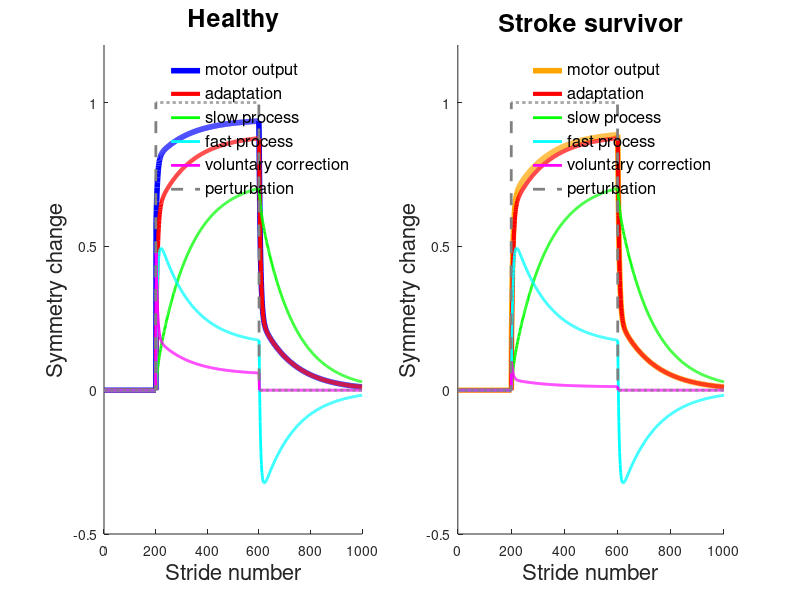

Here is the MATLAB script that generated this plot:
clear all; close all; clc

Af = .9335; Bf = .0918; 
As = .9978;  Bs = .0143 
Bv(1:2) = [.48 .1]; 

nBL = 200; nPert = 400; nWO = 400;
nStrides = nBL + nPert + nWO;

%let's make error a visuomotor rotation (or clamp)
split = [zeros(nBL,1); ones(nPert,1); zeros(nWO,1)];
vis = [zeros(nBL,1); ones(nPert,1); zeros(nWO,1)];

[xf(1), xs(1), xv(1), x(1), e(1)] = deal(0);

for i=1:2
       
    for n=1:nStrides-1
        
        if split(n)==1
            pert(n) = 1;
        else
            pert(n) = 0;
        end
        e(n) = pert(n) - x(n);
        
        xf(n+1) = Af*xf(n) + Bf*e(n);
        
        xs(n+1) = As*xs(n) + Bs*e(n);
        
        x(n+1) = xf(n+1) + xs(n+1);
        
        
        
        if vis(n) == 1
            if i==1
                xv(n+1) = Bv(1)*e(n);
            elseif i==2
                xv(n+1) = Bv(2)*e(n);
            end
            xmotor(n) = x(n) + xv(n);
        else
            xv(n+1) = 0;
            xmotor(n) = x(n);
        end
        
    end
    
    subplot(1,2,i); hold on
    set(gcf, 'units','inches','pos',[5 5 17.5 5])
    xlabel('Stride number','fontsize',16)
    ylabel('Symmetry change','fontsize',16)
    ylim([-.5 1.2])
    
    if i==1
        plot(xmotor,'b','linewidth',4)
        title('Healthy','fontsize',18)
    else
        plot(xmotor,'color',[1 .647 0],'linewidth',4)
        title('Stroke survivor','fontsize',18)
    end
    plot(x,'r','linewidth',3)
    plot(xs,'g','linewidth',2)
    plot(xf,'c','linewidth',2)
    plot(xv,'m','linewidth',2)
    plot(split,'--','linewidth',2,'color',[0.5 0.5 0.5])
    legend({'motor output','adaptation','slow process','fast process','voluntary correction','perturbation'},'fontsize',12)
    legend boxoff
end
%print(gcf,'simulations','-r300','-dtiff')







